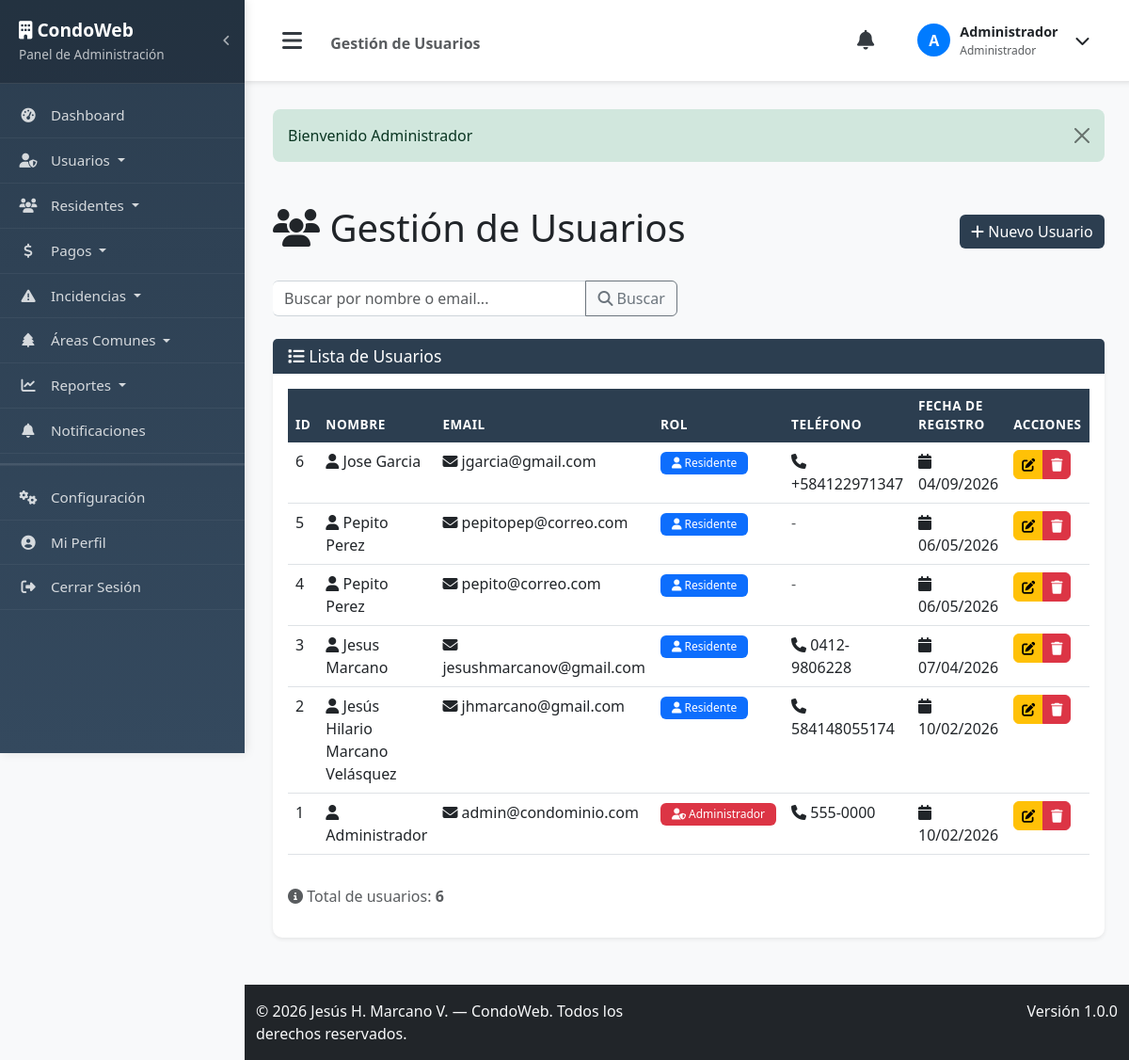
The page /users (signed in) on the database its author committed.
### tables this page shows
CREATE TABLE `usuarios` (
  `id` int(11) NOT NULL AUTO_INCREMENT,
  `nombre` varchar(100) NOT NULL,
  `email` varchar(100) NOT NULL,
  `password` varchar(255) NOT NULL,
  `rol` enum('admin','resident') NOT NULL,
  `telefono` varchar(20) DEFAULT NULL,
  `created_at` timestamp NOT NULL DEFAULT current_timestamp(),
  `updated_at` timestamp NOT NULL DEFAULT current_timestamp() ON UPDATE current_timestamp(),
  PRIMARY KEY (`id`),
  UNIQUE KEY `email` (`email`)
);

### app/controllers/Controller.php (called while the page is built, shortened)
<?php
class Controller {
    public function __construct() {
        $database = new Database();
        $this->db = $database->getConnection();
    }
    protected function view($view, $data = []) {
        extract($data);
        require_once APP_PATH . '/views/' . $view . '.php';
    }
}
?>

### app/controllers/UserController.php (called while the page is built, shortened)
<?php
class UserController extends Controller {
    private $user;
    public function __construct() {
        $this->user = new User($this->db);
    }
    public function index() {
        $search = isset($_GET['search']) ? sanitize($_GET['search']) : '';
        if(!empty($search)) {
            $users = $this->user->search($search);
        } else {
            $users = $this->user->readAll();
        }
        $this->view('admin/users/index', [
            'users' => $users->fetchAll(PDO::FETCH_ASSOC),
            'search' => $search
        ]);
    }
}
?>

### app/models/Database.php (called while the page is built, shortened)
<?php
class Database {
    private $host = DB_HOST;
    private $db_name = DB_NAME;
    private $username = DB_USER;
    private $password = DB_PASS;
    public function getConnection() {
        $this->conn = null;
        try {
            $this->conn = new PDO("mysql:host=" . $this->host . ";dbname=" . $this->db_name, $this->username, $this->password);
            $this->conn->exec("set names utf8");
            $this->conn->setAttribute(PDO::ATTR_ERRMODE, PDO::ERRMODE_EXCEPTION);
        } catch(PDOException $exception) {
            echo "Error de conexión: " . $exception->getMessage();
        }
        return $this->conn;
    }
}
?>

### app/models/User.php (called while the page is built, shortened)
<?php
class User {
    private $conn;
    private $table_name = "usuarios";
    public function __construct($db) {
        $this->conn = $db;
    }
    public function readAll() {
        $query = "SELECT id, nombre, email, rol, telefono, created_at FROM " . $this->table_name . " ORDER BY created_at DESC";
        $stmt = $this->conn->prepare($query);
        $stmt->execute();
        return $stmt;
    }
}
?>

### app/views/admin/users/index.php (the view, shortened to what this page needs)
<?php include APP_PATH . '/views/layouts/header.php'; ?>
<div class="row">
    <div class="col-12">
        <div class="d-flex justify-content-between align-items-center mb-4">
            <h1><i class="fas fa-users"></i> Gestión de Usuarios</h1>
            <a href="<?= APP_URL ?>/users/create" class="btn btn-primary">
                <i class="fas fa-plus"></i> Nuevo Usuario
            </a>
        </div>
    </div>
</div>
<div class="row mb-4">
    <div class="col-md-6">
        <form method="GET" action="<?= APP_URL ?>/users" class="input-group">
            <input type="text" class="form-control" name="search"
                   placeholder="Buscar por nombre o email..."
                   value="<?= isset($search) ? htmlspecialchars($search) : '' ?>">
            <button class="btn btn-outline-secondary" type="submit">
                <i class="fas fa-search"></i> Buscar
            </button>
        </form>
    </div>
</div>
<div class="row">
    <div class="col-12">
        <div class="card">
            <div class="card-header">
                <h5><i class="fas fa-list"></i> Lista de Usuarios</h5>
            </div>
            <div class="card-body">
                <?php if(empty($users)): ?>
                    <div class="alert alert-info">
                        <i class="fas fa-info-circle"></i> No hay usuarios registrados
                    </div>
                <?php else: ?>
                    <div class="table-responsive">
                        <table class="table table-hover">
                            <thead>
                                <tr>
                                    <th>ID</th>
                                    <th>Nombre</th>
                                    <th>Email</th>
                                    <th>Rol</th>
                                    <th>Teléfono</th>
                                    <th>Fecha de Registro</th>
                                    <th>Acciones</th>
                                </tr>
                            </thead>
                            <tbody>
                                <?php foreach($users as $user): ?>
                                    <tr>
                                        <td><?= $user['id'] ?></td>
                                        <td>
                                            <i class="fas fa-user"></i>
                                            <?= htmlspecialchars($user['nombre']) ?>
                                        </td>
                                        <td>
                                            <i class="fas fa-envelope"></i>
                                            <?= htmlspecialchars($user['email']) ?>
                                        </td>
                                        <td>
                                            <?php if($user['rol'] === 'admin'): ?>
                                                <span class="badge bg-danger">
                                                    <i class="fas fa-user-shield"></i> Administrador
                                                </span>
                                            <?php else: ?>
                                                <span class="badge bg-primary">
                                                    <i class="fas fa-user"></i> Residente
                                                </span>
                                            <?php endif; ?>
                                        </td>
                                        <td>
                                            <?php if(!empty($user['telefono'])): ?>
                                                <i class="fas fa-phone"></i>
                                                <?= htmlspecialchars($user['telefono']) ?>
                                            <?php else: ?>
                                                <span class="text-muted">-</span>
                                            <?php endif; ?>
                                        </td>
                                        <td>
                                            <i class="fas fa-calendar"></i>
                                            <?= date('d/m/Y', strtotime($user['created_at'])) ?>
                                        </td>
                                        <td>
                                            <div class="btn-group" role="group">
                                                <a href="<?= APP_URL ?>/users/edit/<?= $user['id'] ?>"
                                                   class="btn btn-sm btn-warning"
                                                   title="Editar">
                                                    <i class="fas fa-edit"></i>
                                                </a>
                                                <button type="button"
                                                        class="btn btn-sm btn-danger"
                                                        onclick="confirmDelete(<?= $user['id'] ?>, '<?= htmlspecialchars($user['nombre']) ?>')"
                                                        title="Eliminar">
                                                    <i class="fas fa-trash"></i>
                                                </button>
                                            </div>
                                        </td>
                                    </tr>
                                <?php endforeach; ?>
                            </tbody>
                        </table>
                    </div>
                    <div class="mt-3">
                        <p class="text-muted">
                            <i class="fas fa-info-circle"></i>
                            Total de usuarios: <strong><?= count($users) ?></strong>
                        </p>
                    </div>
                <?php endif; ?>
            </div>
        </div>
    </div>
</div>
<?php include APP_PATH . '/views/layouts/footer.php'; ?>

### public/css/style.css (style rules this page uses)
:root { --primary-color: #007bff; --secondary-color: #6c757d; --success-color: #28a745; --danger-color: #dc3545; --warning-color: #ffc107; --info-color: #17a2b8; --light-color: #f8f9fa; --dark-color: #343a40; }
body { font-family: 'Segoe UI', Tahoma, Geneva, Verdana, sans-serif; background-color: #f8f9fa; }
.card { border: none; border-radius: 10px; box-shadow: 0 0.125rem 0.25rem rgba(0, 0, 0, 0.075); transition: all 0.3s ease; }
.card-header { background-color: #fff; border-bottom: 1px solid #dee2e6; font-weight: 600; }
.btn { border-radius: 6px; font-weight: 500; transition: all 0.3s ease; }
.form-control { border-radius: 6px; border: 1px solid #ced4da; transition: all 0.3s ease; }
.input-group .form-control { border-left: none; }
.table { background-color: #fff; }
.table th { border-top: none; font-weight: 600; color: var(--dark-color); background-color: #f8f9fa; }
.badge { font-weight: 500; padding: 0.375rem 0.75rem; }
.card { margin-bottom: 20px; }
.card-header { background: #2c3e50; color: white; border-bottom: none; }
.card-header h5 { margin: 0; font-size: 1.1rem; }
.btn-primary { background: #2c3e50; border: none; }
.main-content > * { animation: fadeInUp 0.5s ease-out; }
.table thead th { background: #2c3e50; color: white; border: none; font-weight: 600; text-transform: uppercase; font-size: 0.85rem; letter-spacing: 0.5px; }
.badge { padding: 6px 12px; font-weight: 500; border-radius: 6px; }

### rows shown on the page
usuarios: id "6", nombre "Jose Garcia", email "jgarcia@gmail.com", rol "resident" (drawn), telefono "+584122971347", created_at "04/09/2026"
usuarios: id "5", nombre "Pepito Perez", email "pepitopep@correo.com", rol "resident" (drawn), created_at "06/05/2026"
usuarios: id "4", nombre "Pepito Perez", email "pepito@correo.com", rol "resident" (drawn), created_at "06/05/2026"
usuarios: id "3", nombre "Jesus Marcano", email "jesushmarcanov@gmail.com", rol "resident" (drawn), telefono "0412-9806228", created_at "07/04/2026"
usuarios: id "2", nombre "Jesús Hilario Marcano Velásquez", email "jhmarcano@gmail.com", rol "resident" (drawn), telefono "584148055174", created_at "10/02/2026"
usuarios: id "1", nombre "Administrador", email "admin@condominio.com", rol "admin" (drawn), telefono "555-0000", created_at "10/02/2026"

### other values the page prints
APP_NAME "CondoWeb"
$page_title "Gestión de Usuarios"
substr($_SESSION['user_name'], 0, 1) "A"
$_SESSION['user_name'] "Administrador"
$flash['message'] "Bienvenido Administrador"
count($users) "6"
APP_VERSION "1.0.0"
